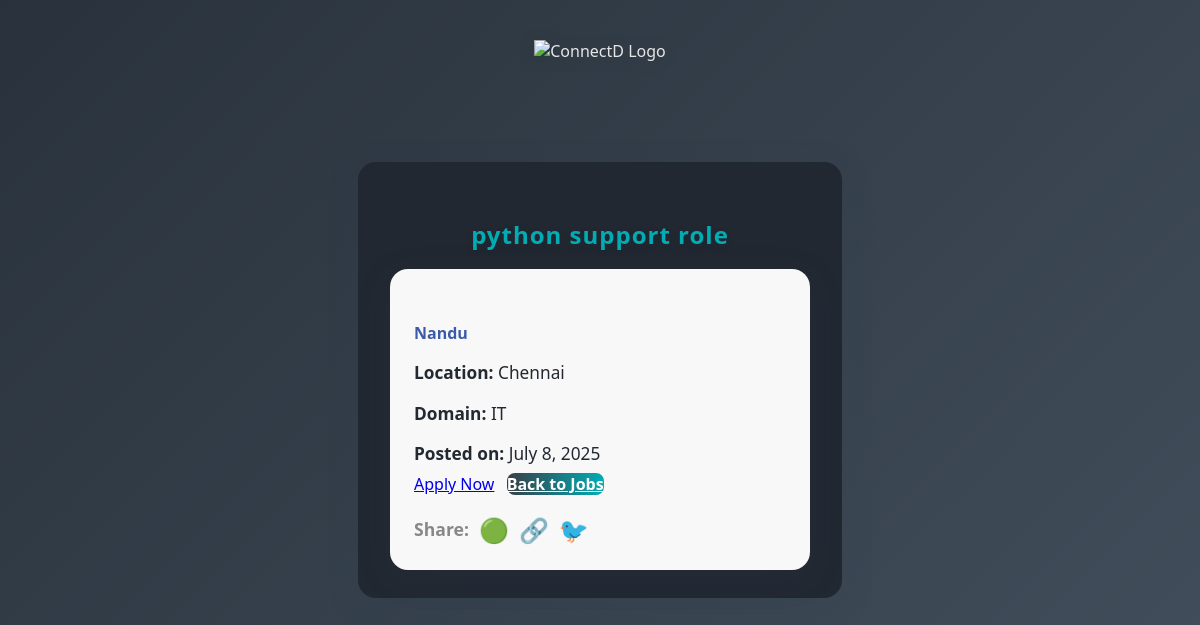
Screenshot of /job/2/ with the database file from the repository.
### jobs/models.py (models this page shows, shortened)
class Job(models.Model):
    DOMAIN_CHOICES = [
        ('IT', 'IT'),
        ('Non-IT', 'Non-IT'),
        ('Internship', 'Internship'),
        ('Government', 'Government'),
    ]
    title = models.CharField(max_length=200)
    company = models.CharField(max_length=100)
    location = models.CharField(max_length=100)
    apply_link = models.URLField()
    posted_on = models.DateField(auto_now_add=True)
    domain = models.CharField(max_length=20, choices=DOMAIN_CHOICES, default='IT')

### jobs/views.py (the view)
# urls.py: path('job/<int:job_id>/', views.job_detail, name='job_detail'),
def job_detail(request, job_id):
    job = Job.objects.get(id=job_id)
    return render(request, 'jobs/job_detail.html', {'job': job})

### jobs/templates/jobs/job_detail.html (shortened to what this page needs)
{% extends 'jobs/base_auth.html' %}
{% block content %}
  <h2>{{ job.title }}</h2>
  <div class="job-detail-card">
    <h4>{{ job.company }}</h4>
    <p><b>Location:</b> {{ job.location }}</p>
    <p><b>Domain:</b> {{ job.domain }}</p>
    <p><b>Posted on:</b> {{ job.posted_on }}</p>
    <a href="{{ job.apply_link }}" class="btn btn-primary" target="_blank">Apply Now</a>
    <a href="/" class="btn btn-secondary ms-2">Back to Jobs</a>
    <div class="share-row mt-4">
      <span style="font-size:1.1rem;font-weight:600;color:#888;">Share:</span>
      <a href="https://wa.me/?text={{ request.build_absolute_uri }}" target="_blank" class="share-btn whatsapp" title="Share on WhatsApp">🟢</a>
      <a href="https://www.linkedin.com/sharing/share-offsite/?url={{ request.build_absolute_uri }}" target="_blank" class="share-btn linkedin" title="Share on LinkedIn">🔗</a>
      <a href="https://twitter.com/intent/tweet?url={{ request.build_absolute_uri }}" target="_blank" class="share-btn twitter" title="Share on Twitter">🐦</a>
    </div>
  </div>
{% endblock %}

### jobs/static/jobs/auth.css (style rules this page uses)
body { font-family: "Segoe UI", Arial, sans-serif; color: #e6e6e6; }
.auth-container h2 { color: #00adb5; margin-bottom: 18px; text-align: center; font-weight: 700; letter-spacing: 1px; text-shadow: 0 2px 8px rgba(0, 0, 0, 0.08); }

### jobs/templates/jobs/base_auth.html (style rules this page uses)
body { background: linear-gradient(-45deg, #232526, #414345, #485563, #29323c); background-size: 400% 400%; animation: gradientBG 12s ease infinite; }

### jobs/templates/jobs/job_detail.html (style rules this page uses)
.job-detail-card { background: rgba(255,255,255,0.97); border-radius: 18px; box-shadow: 0 8px 32px rgba(44, 62, 80, 0.18); padding: 32px 24px 24px 24px; margin: 0 auto; max-width: 420px; animation: fadeInUp 1.1s cubic-bezier(.39,.575,.56,1.000); }
.job-detail-card h4 { color: #3a5ca8; font-weight: 700; margin-bottom: 12px; }
.job-detail-card p { color: #232931; font-size: 1.08rem; margin-bottom: 8px; }
.btn-secondary { background: linear-gradient(90deg, #393e46 0%, #00adb5 100%); color: #fff; border: none; border-radius: 8px; font-weight: 600; margin-left: 8px; transition: background 0.2s, transform 0.15s; }
.share-row { display: flex; align-items: center; gap: 10px; margin-top: 18px; }
.share-btn { font-size: 1.5rem; text-decoration: none; transition: transform 0.15s; }
.share-btn.whatsapp { color: #25d366; }
.share-btn.linkedin { color: #0077b5; }
.share-btn.twitter { color: #1da1f2; }

### rows the page displays
Job: title "python support role", company "Nandu", location "Chennai", domain "IT", posted_on "July 8, 2025"
